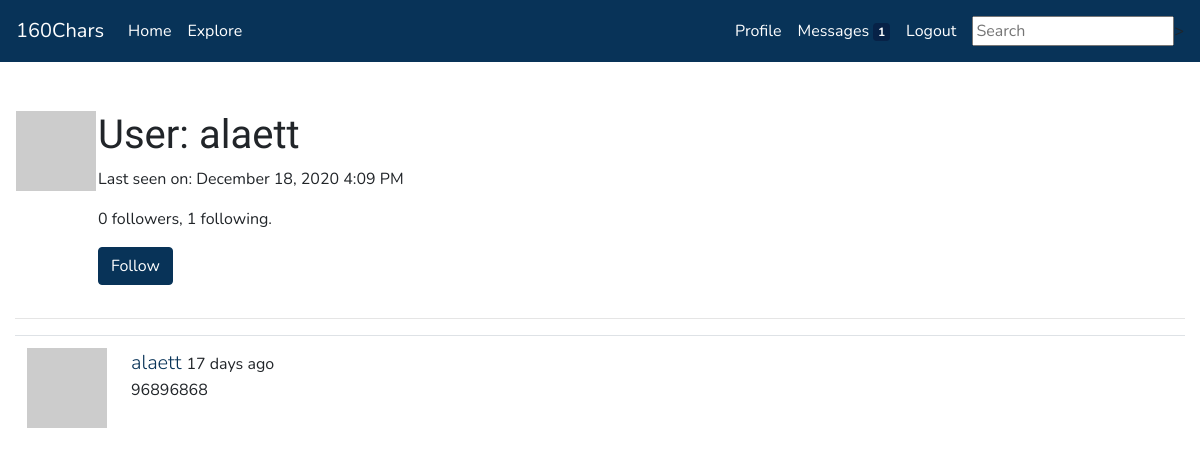
The page /user/alaett (signed in) on the database as committed earlier.
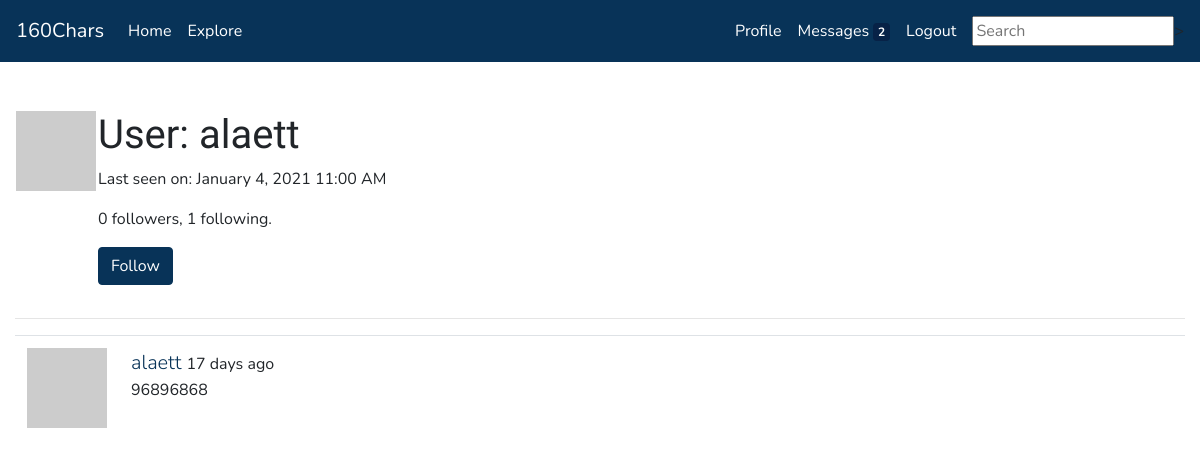
The same page on the database as committed later.
### app/models.py (models this page shows, shortened)
class User(UserMixin, db.Model):
    id = db.Column(db.Integer, primary_key=True)
    username = db.Column(db.String(64), index=True, unique=True)
    email = db.Column(db.String(120), index=True, unique=True)
    password_hash = db.Column(db.String(128))
    posts = db.relationship('Post', backref='author', lazy='dynamic')
    about_me = db.Column(db.String(160))
    last_seen = db.Column(db.DateTime, default=datetime.utcnow)
    followed = db.relationship(
        'User', secondary=followers,
        primaryjoin=(followers.c.follower_id == id),
        secondaryjoin=(followers.c.followed_id == id),
        backref=db.backref('followers', lazy='dynamic'), lazy='dynamic')
    messages_sent = db.relationship('Message',
                                        foreign_keys='Message.sender_id',
                                        backref='author', lazy='dynamic')
    messages_received = db.relationship('Message',
                                            foreign_keys='Message.recipient_id',
                                            backref='recipient', lazy='dynamic')
    last_message_read_time = db.Column(db.DateTime)
    notifications = db.relationship('Notification', backref='user',
                                    lazy='dynamic')
    def avatar(self, size):
        digest = md5(self.email.lower().encode('utf-8')).hexdigest()
        return 'https://www.gravatar.com/avatar/{}?d=identicon&s={}'.format(
            digest, size)
    def is_following(self, user):
        return self.followed.filter(
            followers.c.followed_id == user.id).count() > 0
    def new_messages(self):
        last_read_time = self.last_message_read_time or datetime(1900, 1, 1)
        return Message.query.filter_by(recipient=self).filter(
            Message.timestamp > last_read_time).count()

class SearchableMixin(object):
    @classmethod
    def search(cls, expression, page, per_page):
        ids, total = query_index(cls.__tablename__, expression, page, per_page)
        if total == 0:
            return cls.query.filter_by(id=0), 0
        when = []
        for i in range(len(ids)):
            when.append((ids[i], i))
        return cls.query.filter(cls.id.in_(ids)).order_by(
            db.case(when, value=cls.id)), total

class Post(SearchableMixin, db.Model):
    id = db.Column(db.Integer, primary_key=True)
    body = db.Column(db.String(160))
    timestamp = db.Column(db.DateTime, index=True, default=datetime.utcnow)
    user_id = db.Column(db.Integer, db.ForeignKey('user.id'))
    __searchable__ = ['body']

### app/main/routes.py (the view)
@bp.route('/user/<username>')
@login_required
def user(username):
    user = User.query.filter_by(username=username).first_or_404()
    page = request.args.get('page', 1, type=int)
    posts = user.posts.order_by(Post.timestamp.desc()).paginate(
        page, current_app.config['POSTS_PER_PAGE'], False)
    next_url = url_for('main.user', username=user.username, page=posts.next_num) \
        if posts.has_next else None
    prev_url = url_for('main.user', username=user.username, page=posts.prev_num) \
        if posts.has_prev else None
    form = EmptyForm()
    return render_template ('user.html', user=user, posts=posts.items, form=form,
                            next_url=next_url, prev_url=prev_url)

### app/main/forms.py
class SearchForm(FlaskForm):
    q = StringField('Search', validators=[DataRequired()])
    def __init__(self, *args, **kwargs):
        if 'formdata' not in kwargs:
            kwargs['formdata'] = request.args
        if 'csrf_enabled' not in kwargs:
            kwargs['csrf_enabled'] = False
        super(SearchForm, self).__init__(*args, **kwargs)

class EmptyForm(FlaskForm):
    submit = SubmitField('Submit')

### app/main/routes.py (called while the page is built)
@bp.before_app_request
def before_request():
    if current_user.is_authenticated:
        current_user.last_seen = datetime.utcnow()
        db.session.commit()
        g.search_form = SearchForm()

### app/models.py (called while the page is built)
@login.user_loader
def load_user(id):
    return User.query.get(int(id))

### app/templates/user.html (shortened to what this page needs)
{% extends 'base.html' %}
{% block content %}
<table>
    <tr valign="top">
        <td>
            <img src="{{ user.avatar(128) }}"></img><br>
        </td>
        <td>
            <h1>User: {{user.username}} </h1>
            {% if user.last_seen %}<p> Last seen on: {{ moment(user.last_seen).format('LLL') }}</p>{% endif %}
            <p>{{ user.followers.count() }} followers, {{ user.followed.count() }} following.</p>
            {% if user == current_user %}
            <p><a href="{{ url_for('main.edit_profile') }}">Edit your profile</a></p>
            {% elif not current_user.is_following(user) %}
            <p>
                <form action="{{ url_for('main.follow', username=user.username) }}" method="post">
                    {{ form.submit(value='Follow', class="btn btn-primary mt-auto") }}
                </form>
            </p>
            {% endif %}
        </td>
    </tr>
</table>
    <hr>
    {% for post in posts %}
        {% include '_post.html' %}
    {% endfor %}
{% endblock %}

### app/templates/base.html (shortened to what this page needs)
{% from 'bootstrap/utils.html' import render_messages, render_static %}
<!doctype html>
<html lang="en">
    <head>
        {% block head %}
        {% block styles %}
            {{ bootstrap.load_css() }}
            {{ render_static('css', 'theme.css', local=True) }}
        {% endblock %}
        {% endblock %}
    </head>
<body>
    {% block navbar %}
    <nav class="navbar navbar-expand-lg navbar-dark bg-primary" id="navbar1">
        <a class="navbar-brand" href="{{ url_for('main.index') }}">160Chars</a>
            <div class="collapse navbar-collapse" id="navbarSupportedContent">
                <ul class="navbar-nav mr-auto">
                    <li class="nav-item active">
                        <a class="nav-link" href="{{ url_for('main.index') }}">Home</a>
                    </li>
                    <li class="nav-item active">
                        <a class="nav-link" href="{{ url_for('main.explore') }}">Explore</a>
                    </li>
                </ul>
                <ul class="navbar-nav mr-sm-2">
                {% if current_user.is_anonymous %}
                    <li class="nav-item active">
                        <a class="nav-link" href="{{ url_for('auth.login') }}">Login</a>
                    </li>
                    <li class="nav-item active">
                        <a class="nav-link" href="{{ url_for('auth.register') }}">Register</a>
                    </li>
                {% else %}
                    <li class="nav-item active">
                        <a class="nav-link" href="{{ url_for('main.user', username=current_user.username) }}">Profile</a>
                    </li>
                    <li class="nav-item active">
                        <a class="nav-link" href="{{ url_for('main.messages') }}">Messages
                        {% set new_messages = current_user.new_messages() %}
                        {% if new_messages %}
                        <span id="message_count" class="badge badge-dark"
                        style="visibility: {% if new_messages %}visible
                                            {% else %}hidden {% endif %};">
                        {{ new_messages }}</span>
                        {% endif %}
                        </a>
                    </li>
                    <li class="nav-item active">
                        <a class="nav-link" href="{{ url_for('auth.logout') }}">Logout</a>
                    </li>
                {% endif %}
                </ul>
                {% if g.search_form %}
                <form class="form-inline my-2 my-lg-2" method="get" action="{{ url_for('main.search') }}">
                    <input class={{ g.search_form.q(size=20, class='form-control mr-sm-2',
                                    placeholder=g.search_form.q.label.text) }}
                </form>
                {% endif %}
            </div>
    </nav>
{% endblock %}
    <main class="container-fluid pt-5">
        {% block content %}{% endblock %}
    </main>
    </body>
</html>

### app/templates/_post.html (shortened to what this page needs)
<table class="table table-hover">
    <tr>
        <td width="70px">
            <a href="{{ url_for('main.user', username=post.author.username) }}">
                <img src="{{ post.author.avatar(70) }}" />
            </a>
        </td>
        <td>
            <span class="user_popup">
                <a class="lead" href="{{ url_for('main.user', username=post.author.username) }}">
                    {{ post.author.username }}
                </a>
            </span>
            {{ moment(post.timestamp).fromNow() }}
            <p>{{ post.body }}</p>
        </td>
    </tr>
</table>

Rows that differ between the two databases and show on the page:
changed User "alaett": last_seen "December 18, 2020 4:09 PM" → "January 4, 2021 11:00 AM"
Other text that changed with them:
{{ new_messages }}: "1" → "2"
